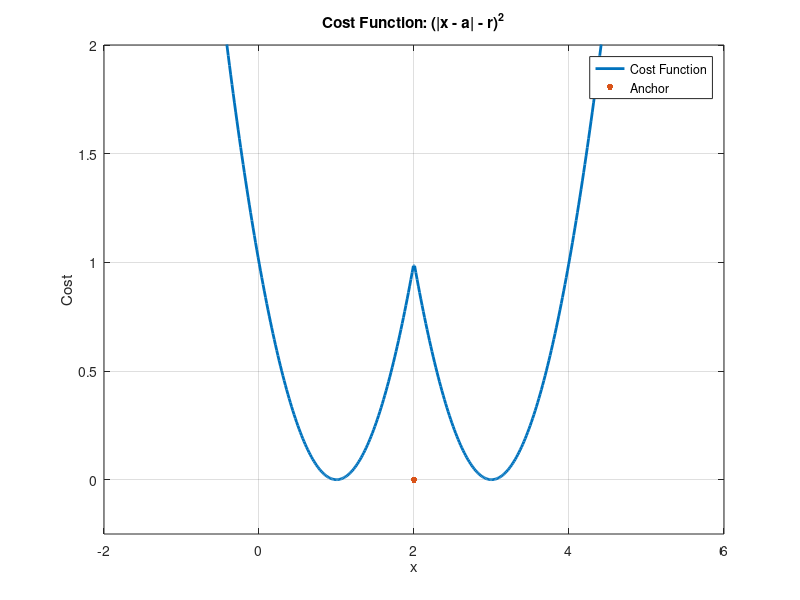
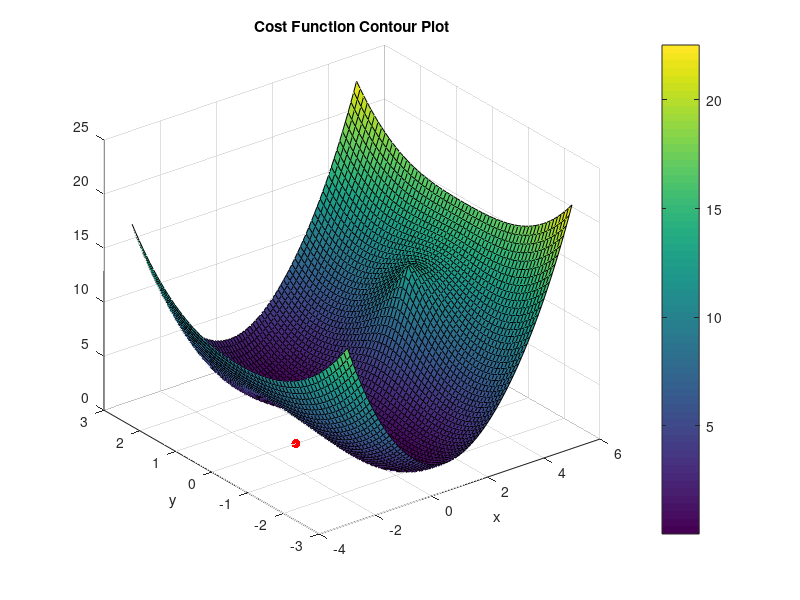
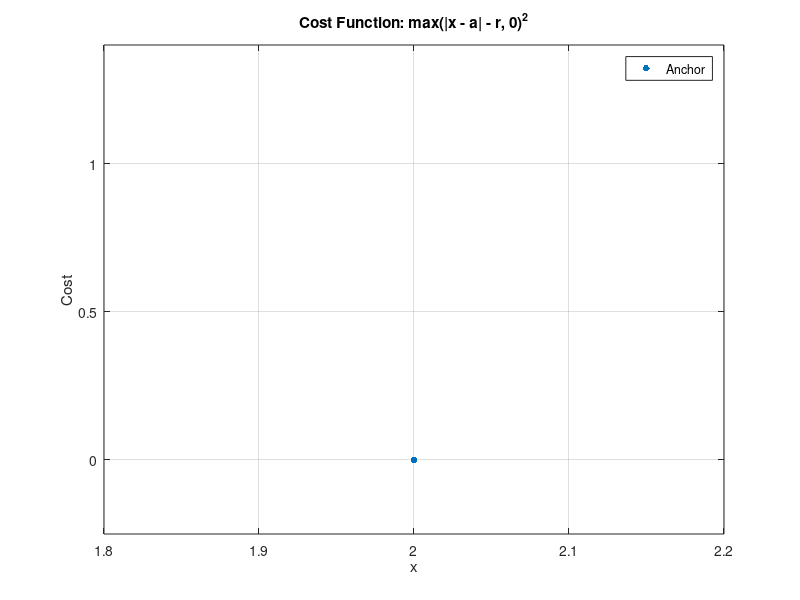
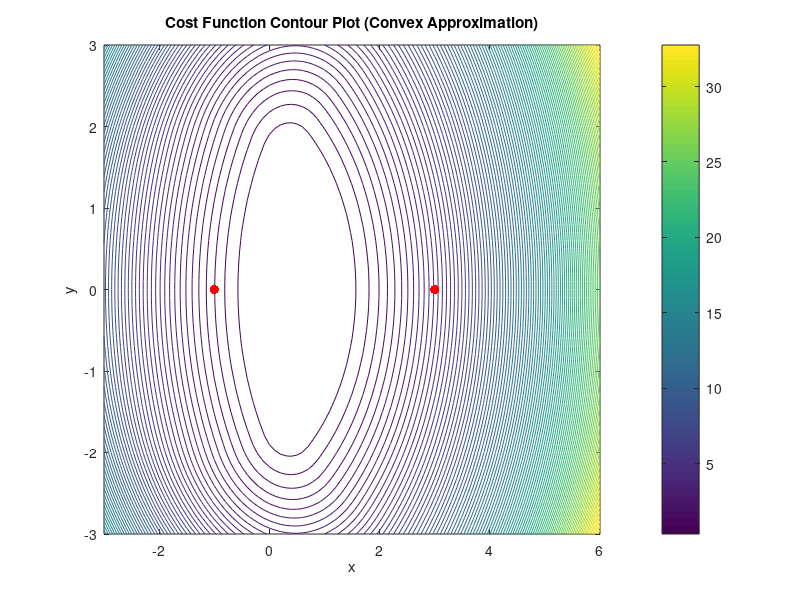

Write MATLAB code to recreate these figures, in order. (Note: this script raises an error after producing the figures.)
% %   OPTIMIZATION AND ALGORITHMS 2023/2024
%  
% %   INSTITUTO SUPERIOR TÉCNICO MEEC
% 
% %   Author: João Castelo Branco, Miguel Lameiras, Rodrigo Faria e Bernardo Soares
% 
% %   This file contains the Matlab resolution of Tasks 1-16 of the course's
% %   project.

%% Task1 
close all;

% Define the anchor location and measured range
a = 2;
r = 1;

% Define a range of x values for plotting
x = linspace(-2, 6, 500);  

% Calculate the cost function: (|x - a| - r)^2
cost = (abs(x - a) - r).^2;

% Plot the cost function
plot(x, cost, 'LineWidth',2,'DisplayName', 'Cost Function');
hold;
plot(2, 0, '.', 'MarkerSize', 15, 'DisplayName', 'Anchor'); % Display an Anchor
set(gca, 'YLim', [-0.25, 2]); % Set Limits on Y Axis
xlabel('x');
ylabel('Cost');
title('Cost Function: (|x - a| - r)^2');
grid on;
legend('Location', 'Best'); % Add Legend
saveas(gcf,"Task1.png");



%% Task2
close all;

% Define anchor locations and range measurements
a1 = [-1, 0];
a2 = [3, 0];
r1 = 2;
r2 = 3;

% Define a grid of x and y values for contour plot
x = -3:0.1:5;
y = -3:0.1:3;
[X, Y] = meshgrid(x, y);

% Initialize the cost function matrix
cost = zeros(size(X));

% Calculate the cost function for each point in the grid
for i = 1:numel(X)
    x_current = [X(i), Y(i)]; % Current (x, y) position
    cost(i) = ((norm(x_current - a1) - r1)^2) + ((norm(x_current - a2) - r2)^2);
end

% Create a contour plot of the cost function
figure;
c = contour(X, Y, cost, 50); % Adjust the number of contour lines as needed
surf(X,Y,cost)
hold on;
plot(a1(1), a1(2), 'r.', 'MarkerSize', 20); % Display an Anchor
plot(a2(1), a2(2), 'r.', 'MarkerSize', 20); % Display an Anchor
xlabel('x');
ylabel('y');
title('Cost Function Contour Plot');
colorbar;
saveas(gcf,"Task2.png");





%% Task3a - Repetition of task 1 with convex approximation
close all;

% Define the anchor location and measured range
a = 2;
r = 1;

% Define a range of x values for plotting
x = linspace(0, 4, 500);

% Calculate the cost function using the convex approximation
cost = max(abs(x - a) - r, 0).^2;

% Plot the cost function
plot(x, cost, 'LineWidth',2,'DisplayName', 'Cost Function');
hold;
plot(a, 0, '.', 'MarkerSize', 15, 'DisplayName', 'Anchor'); % Display an Anchor
set(gca, 'YLim', [-0.25, 1.4]); % Set Limits on Y Axis
xlabel('x');
ylabel('Cost');
title('Cost Function: max(|x - a| - r, 0)^2');
grid on;
legend('Location', 'Best'); % Add Legend
saveas(gcf,"Task3a.png");



%% Task3b - Repetition of task 2 with convex approximation
close all;

% Define anchor locations and range measurements
a1 = [-1, 0];
a2 = [3, 0];
r1 = 2;
r2 = 3;

% Define a grid of x and y values for contour plot
x = -3:0.1:6;
y = -3:0.1:3;
[X, Y] = meshgrid(x, y);

% Initialize the cost function matrix
cost = zeros(size(X));

% Calculate the cost function using the convex approximation
for i = 1:numel(X)
    x_current = [X(i), Y(i)]; % Current (x, y) position
    cost(i) = max(norm(x_current - a1) - r1, 0)^2 + max(norm(x_current - a2) - r2, 0)^2;
end

% Create a contour plot of the cost function
figure;
contour(X, Y, cost, 100); % Adjust the number of contour lines as needed
hold;
plot(a1(1), a1(2), 'r.', 'MarkerSize', 20); % Display an Anchor
plot(a2(1), a2(2), 'r.', 'MarkerSize', 20); % Display an Anchor
xlabel('x');
ylabel('y');
title('Cost Function Contour Plot (Convex Approximation)');
colorbar;
saveas(gcf,"Task3b.png");

%Cost function
figure;
surf(X, Y, cost);
xlabel('x');
ylabel('y');
zlabel('Cost');
title('Cost Function 3D Plot');



%% Task 4a 
close all;

% Define the anchor location and measured range
a = 2;
r = 1;

x = linspace(0, 4, 500);
cost = max(abs(x - a) - r, 0).^2;

% Create CVX variable
cvx_begin quiet
    variable xs(1)
    
    % Define the cost function using the convex approximation
    minimize (square_pos(norm(xs - a) - r))
cvx_end

% Display the results
disp('CVX Solution:');
disp(['Target Position: x = ' num2str(xs) ' ']);

plot(x, cost, 'LineWidth',2,'DisplayName', 'Cost Function');
hold;
plot(xs, 0, '.', 'MarkerSize', 15, 'DisplayName', 'CVX Solution'); % Display an Anchor
set(gca, 'YLim', [-0.25, 2]); % Set Limits on Y Axis
xlabel('x');
ylabel('Cost');
title('Cost Function: (|x - a| - r)^2 Convex Aproximation');
grid on;
legend('Location', 'Best'); % Add Legend
saveas(gcf,"Task4a.png");




%% Task 4b - Solve the 2D localization problem in CVX with convex approximation
close all;

% Define anchor locations and range measurements
a1 = [-1, 0];
a2 = [3, 0];
r1 = 2;
r2 = 3;

% Define a grid of x and y values for contour plot
x = -3:0.1:6;
y = -3:0.1:3;
[X, Y] = meshgrid(x, y);

% Initialize the cost function matrix
cost = zeros(size(X));

% Calculate the cost function using the convex approximation
for i = 1:numel(X)
    x_current = [X(i), Y(i)]; % Current (x, y) position
    cost(i) = max(norm(x_current - a1) - r1, 0)^2 + max(norm(x_current - a2) - r2, 0)^2;
end

% Create CVX variables for the target's 2D position
cvx_begin quiet
    variable xs(2)
    
    % Define the cost function using the convex approximation
    minimize (square_pos(norm(xs - a1') - r1) + square_pos(norm(xs - a2') - r2))
cvx_end

% Display the results
disp('CVX Solution:');
disp(['Target Position (x, y): (' num2str(x(1)) ', ' num2str(x(2)) ')']);

% Create a contour plot of the cost function
figure;
contour(X, Y, cost, 100); % Adjust the number of contour lines as needed
hold;
plot(xs(1), xs(2), 'r.', 'MarkerSize', 20); % Display an Anchor
xlabel('x');
ylabel('y');
title('Cost Function Contour Plot (Convex Approximation)');
colorbar;
saveas(gcf,"Task4b.png");



%% Task 5

% Exercício teórico



%% Task 6

% Exercício teórico



%% Task 7a
% Scenario (i) - Single Anchor
close all;

% Define anchor location and angle in polar coordinates (40 degrees)
a = [-1, 0];
u_angle = deg2rad(40); % Angle in radians

% Create a grid of x and y values for the contour plot
x = -3:0.1:2;
y = -2:0.1:2;
[X, Y] = meshgrid(x, y);

% Initialize the cost function matrix
cost = zeros(size(X));

direction = [cos(u_angle), sin(u_angle)]; % Convert polar angle to direction vector

% Calculate the cost function for each point in the grid
for i = 1:numel(X)
    x_current = [X(i), Y(i)]; % Current (x, y) position
    cost(i) = norm((eye(2) - direction' * direction) * (x_current - a)')^2;
end

% Create a contour plot of the cost function
figure;
contour(X, Y, cost, 100); % Adjust the number of contour lines as needed
%surf(X,Y,cost)
xlabel('x');
ylabel('y');
title('Angular Cost Function Contour Plot - u = 40º');
colorbar;

% Add marker for anchor position
hold on;
quiver(a(1), a(2), direction(1), direction(2), 'b', 'LineWidth', 1, 'MaxHeadSize', 0.5);
plot(a(1), a(2), 'r.', 'MarkerSize', 15);
hold off;

saveas(gcf,"Task7a.png");


%% 7b

% Scenario (ii) - Two Anchors
close all;

% Define anchor locations and angles in polar coordinates (40 degrees and 140 degrees)
a1 = [-1, 0];
a2 = [3, 0];
u1_angle = deg2rad(40); % Angle in radians
u2_angle = deg2rad(140); % Angle in radians

% Create a grid of x and y values for the contour plot
x = -6:0.1:9;
y = -2:0.1:5;
[X, Y] = meshgrid(x, y);

% Initialize the cost function matrix
cost = zeros(size(X));

direction1 = [cos(u1_angle), sin(u1_angle)]; % Convert polar angle to direction vector for u1
direction2 = [cos(u2_angle), sin(u2_angle)]; % Convert polar angle to direction vector for u2

% Calculate the cost function for each point in the grid
for i = 1:numel(X)
    x_current = [X(i), Y(i)]; % Current (x, y) position
    cost1 = norm((eye(2) - direction1' * direction1) * (x_current - a1)')^2;
    cost2 = norm((eye(2) - direction2' * direction2) * (x_current - a2)')^2;
    cost(i) = cost1 + cost2;
end

% Create a contour plot of the cost function
figure;
contour(X, Y, cost, 100); % Adjust the number of contour lines as needed
%surf(X,Y,cost);
xlabel('x');
ylabel('y');
title('Angular Cost Function Contour Plot - u1 = 40º and u2 = 140º');
set(gca, 'YLim', [-2, 5]); % Set Limits on Y Axis
colorbar;

% Add markers for anchor positions
hold on;
quiver(a1(1), a1(2), direction1(1), direction1(2), 'b', 'LineWidth', 1, 'MaxHeadSize', 0.5);
quiver(a2(1), a2(2), direction2(1), direction2(2), 'b', 'LineWidth', 1, 'MaxHeadSize', 0.5);
plot(a1(1), a1(2), 'r.', 'MarkerSize', 15);
plot(a2(1), a2(2), 'r.', 'MarkerSize', 15);
hold off;

saveas(gcf,"Task7b.png");


%% Task 8

clear;

% Define anchor locations and range measurements
a1 = [-1, 0];
a2 = [3, 0];
r1 = 2;
r2 = 3;

% Create CVX variables for the target's 2D position
cvx_begin quiet
    variable x(2)
    
    % Define the cost function using the convex approximation with angular terms
    term1 = square_pos(norm(x - a1') - r1);
    term2 = square_pos(norm(x - a2') - r2);
    angular_term1 = norm((eye(2) - [cosd(40); sind(40)]*[cosd(40) sind(40)])*(x - a1'));
    angular_term2 = norm((eye(2) - [cosd(140); sind(140)]*[cosd(140) sind(140)])*(x - a2'));
    
    minimize (term1 + term2 + angular_term1 + angular_term2)
cvx_end

% Display the results
disp('CVX Solution:');
disp(['Target Position (x, y): (' num2str(x(1)) ', ' num2str(x(2)) ')']);



%% Task 9 and 10 - Trajectory Estimation with Motion

close all;
clear;
clc;

figure;
xlim([-21, 21]);
ylim([-21, 21]);
grid on;
hold on;
xlabel('X (meters)');
ylabel('Y (meters)');
tl1 = title('Generated 2D Trajectory with Anchors');

%%%%%%%%%%%%%%%%%%%%%%%%%%%%%%%%%%%%%%%%%%%%%%%%%%%%%%%%%%%%%%%%%%%%%%%%%%%
% Define the bounding box and scaling factors
x_min = -20;
x_max = 20;
y_min = -20;
y_max = 20;


%%%%%%%%%%%%%%%%%%%%%%%%%%%%%%%%%%%%%%%%%%%%%%%%%%%%%%%%%%%%%%%%%%%%%%%%%%%
% Generate the bounding box vertices
box_vertices = [x_min, y_min; x_min, y_max; x_max, y_min; x_max, y_max];

%%%%%%%%%%%%%%%%%%%%%%%%%%%%%%%%%%%%%%%%%%%%%%%%%%%%%%%%%%%%%%%%%%%%%%%%%%%
% Place static anchors near the box vertices (adjust positions as needed)
anchors = box_vertices - 1 + 2*rand(4, 2);

colors = ["r","g","b","m"];
for i = 1:4
    plot(anchors(i, 1), anchors(i, 2), 'bo', 'MarkerSize', 7, 'MarkerFaceColor', colors(i));
end
% Plot the actual bounding box
rectangle('Position', [x_min, y_min, x_max - x_min, y_max - y_min], 'LineWidth', 0.5);

%%%%%%%%%%%%%%%%%%%%%%%%%%%%%%%%%%%%%%%%%%%%%%%%%%%%%%%%%%%%%%%%%%%%%%%%%%%
% Defining trajectory mandatory points

disp(' ')
disp('Use the mouse to input via points for the reference trajectory.');
disp('Press Space key to end the input.');
disp(' ');
k = 1;


while 1
    [x(k), y(k), button] = ginput(1);
    
    if button == 32 % 32 = Space key
        x(k) = [];  % delete last point acquired when space is pressed
        y(k) = [];  % delete last point acquired when space is pressed
        break
    end

    % Ensure points stay within the bounding box
    x(k) = max(min(x(k), x_max), x_min);
    y(k) = max(min(y(k), y_max), y_min);
    
    plot(x(k), y(k), 'r+', 'Linewidth', 2);
    k = k + 1;
end

drawnow;
disp(' ')
disp(['There are ', num2str(k-1), ' points to interpolate from.'])

%%%%%%%%%%%%%%%%%%%%%%%%%%%%%%%%%%%%%%%%%%%%%%%%%%%%%%%%%%%%%%%%%%%%%%%%%%%
% Trajectory generation using cubic splines

npt = length(x);        % number of via points, including initial and final
nvia = 0:1:npt-1;

csinterp_x = csapi(nvia, x);
csinterp_y = csapi(nvia, y);

T = 100; %number of samples
time = linspace(0, npt-1, T); 
xx = fnval(csinterp_x, time);
yy = fnval(csinterp_y, time);

% Plot the generated trajectory ('real one')
plot(xx, yy, 'ro-');
saveas(gcf,"Task9.png");
%disp("here")
% Simulate target motion and record measurements
sample_rate = 2; % Hz
dt = 1 / sample_rate;
trajectory = [xx; yy];

% Initialize arrays to store measurements
ranges = zeros(T, 4); % Four anchors
angles = zeros(T, 4); % Four anchors
velocities = zeros(2, T);

for t = 1:T
    % Simulate target motion
    if t == 1
        delta_position = trajectory(:, t+1) - trajectory(:, t); %initial speed
        velocity = (delta_position) / dt; 
    elseif t == T 
        delta_position = trajectory(:, t-1) - trajectory(:, t); %final speed
        velocity = (delta_position) / dt;  
    else
        % Compute velocity from consecutive positions
        delta_position = trajectory(:, t+1) - trajectory(:, t-1); %formula 3 do enunciado
        velocity = (delta_position) / (2*dt);
    end
    
    velocities(:, t) = 0.8*velocity; %Set of velocity vectors (0.8 introduces an inconsistency)
    
    % Compute range and angle measurements for each anchor
    for anchor_idx = 1:4
        anchor_position = anchors(anchor_idx, :);
        target_position = trajectory(:, t)';
        delta = target_position - anchor_position;
        range = norm(delta);
        angle = atan2(delta(2), delta(1));
        
        ranges(t, anchor_idx) = range;
        angles(t, anchor_idx) = rad2deg(angle); %save angle in degrees
    end
end

% We saved ranges, angles and velocities

%%%%%%%%%%%%%%%%%%%%%%%%%%%%%%%%%%%%%%%%%%%%%%%%%%%%%%%%%%%%%%%%%%%%%%%%%%%
% Define optimization variables and find optimal trajectory for obtained
% measurements

mu_values = [0.01,0.1,1,10,100,1000];

disp("Solving Task 10...");
for i = 1:6
    disp("Computing Solution for mu = " + string(mu_values(i)) + "...");
    mu = mu_values(i);
    cvx_begin quiet
        variable x(2, T)
        
        % Define the cost function
        cost = 0;
        for t = 1:T
            
            %Range measurements part
            for anchor_idx = 1:4
                anchor_position = anchors(anchor_idx, :);
                delta = x(:, t) - anchor_position';
                range = norm(delta);
                cost = cost + square_pos(range - ranges(t, anchor_idx));
            end
            
            %Velocities part
            if t == T
                veloc = (x(:, t-1) - x(:, t))/dt;
            elseif t == 1
                veloc = (x(:, t+1) - x(:, t))/dt;
            else
                veloc = (x(:, t+1) - x(:, t-1))/(2*dt);
            end
                
            cost = cost + mu * square_pos(norm(veloc - velocities(:, t)));
        end
        
        minimize(cost)  
    cvx_end

    %%%%%%%%%%%%%%%%%%%%%%%%%%%%%%%%%%%%%%%%%%%%%%%%%%%%%%%%%%%%%%%%%%%%%%%%%%%
    % Plot the optimizated trajectory 
    pl = plot(x(1,:),x(2,:),"bx");
    delete(tl1);
    tl = title('Generated 2D Trajectory with Anchors with \mu = ' + string(mu));
    saveas(gcf,"Task10_mu=" + string(mu) + ".png")
    delete(pl);
    delete(tl);
end

hold off;

figure;
hold on;
plot(time,velocities(1,:),"-r","LineWidth",1);
plot(time,velocities(2,:),"-b","LineWidth",1);
plot(time,sqrt(sum(velocities.^2)),"-m","LineWidth",1);
title("Velocities");
xlabel("Time [s]");
ylabel("Velocity [m/s]");
hold off;
legend("x-axis velocity","y-axis velocity","velocity norm");
grid on;
saveas(gcf,'Velocities.png')

figure;
hold on;
plot(time,ranges(:,1),"-r","LineWidth",1);
plot(time,ranges(:,2),"-g","LineWidth",1);
plot(time,ranges(:,3),"-b","LineWidth",1);
plot(time,ranges(:,4),"-m","LineWidth",1);
title("Range Measurements");
xlabel("Time [s]");
ylabel("Distance to Anchor [m]");
hold off;
grid on;
saveas(gcf,'Range_Measurements.png')

figure;
hold on;
plot(time,angles(:,1),"-r","LineWidth",1);
plot(time,angles(:,2),"-g","LineWidth",1);
plot(time,angles(:,3),"-b","LineWidth",1);
plot(time,angles(:,4),"-m","LineWidth",1);
title("Angle Measurements");
xlabel("Time [s]");
ylabel("Angle Measurement [º]");
hold off;
grid on;
saveas(gcf,'Angle_Measurements.png')




%% Task 11
close all;

% Induce inconsistency
inconsistent_velocities = 0.8.*velocities;

%%%%%%%%%%%%%%%%%%%%%%%%%%%%%%%%%%%%%%%%%%%%%%%%%%%%%%%%%%%%%%%%%%%%%%%%%%%
% Define optimization variables and find optimal trajectory for obtained
% measurements and determine range and velocity error calculation

values = [0.01, 0.05, 0.1, 0.5, 1, 5, 10, 50, 100, 1000]; % Values of mu

RE = zeros(1, length(values));
VE = zeros(1, length(values));

disp("Solving Task 11...");
for k = 1:length(values)
    mu = values(k);
    disp("Computing Solution for mu = " + string(mu) + "...");
    
    cvx_begin quiet
        variable x(2, T)

        % Define the cost function
        cost = 0;
        for t = 1:T

            %Range measurements part
            for anchor_idx = 1:4
                anchor_position = anchors(anchor_idx, :);
                delta = x(:, t) - anchor_position';
                range = norm(delta);
                cost = cost + square_pos(range - ranges(t, anchor_idx));
            end

            %Velocities part
            if t == T
                veloc = (x(:, t-1) - x(:, t))/dt;
            elseif t == 1
                veloc = (x(:, t+1) - x(:, t))/dt;
            else
                veloc = (x(:, t+1) - x(:, t-1))/(2*dt);
            end

            cost = cost + mu * square_pos(norm(veloc - inconsistent_velocities(:, t)));
        end

        minimize(cost)  
    cvx_end

    %%%%%%%%%%%%%%%%%%%%%%%%%%%%%%%%%%%%%%%%%%%%%%%%%%%%%%%%%%%%%%%%%%%%%%%%%%%
    % Plot the optimizated trajectory 
    figure(k+1);
    xlim([-21, 21]);
    ylim([-21, 21]);
    grid on;
    hold on;
    xlabel('X (meters)');
    ylabel('Y (meters)');
    title(['Optimization 2D Trajectory for \mu = ', num2str(mu)]);
    plot(anchors(:, 1), anchors(:, 2), 'bo', 'MarkerSize', 7, 'MarkerFaceColor', 'b');
    rectangle('Position', [x_min, y_min, x_max - x_min, y_max - y_min], 'LineWidth', 0.5);
    plot(xx, yy, 'ro-'); %Real Trajectory
    
    for t = 1:T
        plot(x(1, t), x(2, t), 'bx'); %Optimization trajectory
    end

    for i=1:T 
        for anchor_idx = 1:4
            anchor_position = anchors(anchor_idx, :);
            delta = x(:, t) - anchor_position';
            range = norm(delta);
            RE(1, k) = RE(1, k) + (abs((range - ranges(t, anchor_idx))))^2;
        end

        if t == T
            veloc = (x(:, t-1) - x(:, t))/dt;
        elseif t == 1
            veloc = (x(:, t+1) - x(:, t))/dt;
        else
            veloc = (x(:, t+1) - x(:, t-1))/(2*dt);
        end

        VE(1, k) = (norm(veloc - inconsistent_velocities(:, t)))^2;

    end
end

% Plot the Range Error (RE) vs Velocity Error (VE)
figure;
semilogx(RE, VE, 'ro-');
title('2D plot for RE(\mu) vs VE(\mu)');
xlabel('Range Error (RE)');
ylabel('Velocity Error (VE)');
grid on;
axis tight;
saveas(gcf,"Task11.png")



%% Task 12

close all;

%%%%%%%%%%%%%%%%%%%%%%%%%%%%%%%%%%%%%%%%%%%%%%%%%%%%%%%%%%%%%%%%%%%%%%%%%%%
% Add Gaussian white noise to range and velocity measurements
std_dev_range = 0.1; % Standard deviation for range measurements (0.1m)
std_dev_velocity = 0.1 / sqrt(2); % Standard deviation for velocity measurements (0.1/√2 m/s)

noisy_ranges = ranges + std_dev_range * randn(T, 4);
noisy_velocities = velocities + std_dev_velocity * randn(2, T);


%%%%%%%%%%%%%%%%%%%%%%%%%%%%%%%%%%%%%%%%%%%%%%%%%%%%%%%%%%%%%%%%%%%%%%%%%%%
% Define optimization variables and find optimal trajectory for obtained
% measurements

mu = 0; % Value of mu. We gonna test it for mu=0 and mu=1

disp("Solving Task 12...");
while mu < 2
    cvx_begin quiet
        disp("Computing Solution for mu = " + string(mu) + "...");
        variable x(2, T)
        

        % Define the cost function
        cost = 0;
        for t = 1:T

            %Range measurements part
            for anchor_idx = 1:4
                anchor_position = anchors(anchor_idx, :);
                delta = x(:, t) - anchor_position';
                range = norm(delta);
                cost = cost + square_pos(range - noisy_ranges(t, anchor_idx));
            end

            %Velocities part
            if t == T
                veloc = (x(:, t-1) - x(:, t))/dt;
            elseif t == 1
                veloc = (x(:, t+1) - x(:, t))/dt;
            else
                veloc = (x(:, t+1) - x(:, t-1))/(2*dt);
            end

            cost = cost + mu * square_pos(norm(veloc - noisy_velocities(:, t)));
        end

        minimize(cost)  
    cvx_end

    %%%%%%%%%%%%%%%%%%%%%%%%%%%%%%%%%%%%%%%%%%%%%%%%%%%%%%%%%%%%%%%%%%%%%%%%%%%
    % Plot the optimizated trajectory 
    figure;
    xlim([-21, 21]);
    ylim([-21, 21]);
    grid on;
    hold on;
    xlabel('X (meters)');
    ylabel('Y (meters)');
    title(['Optimization 2D Trajectory for \mu = ', num2str(mu)]);
    plot(anchors(:, 1), anchors(:, 2), 'bo', 'MarkerSize', 7, 'MarkerFaceColor', 'b');
    rectangle('Position', [x_min, y_min, x_max - x_min, y_max - y_min], 'LineWidth', 0.5);
    plot(xx, yy, 'ro-'); %Real Trajectory


    for t = 1:T
        plot(x(1, t), x(2, t), 'bx'); %Optimized trajectory
    end
    
    % Compute the global mean navigation error (MNE)
    mean_navigation_error = 0;
    for t = 1:T
        error_at_t = norm(x(:, t) - trajectory(:, t));
        mean_navigation_error = mean_navigation_error + error_at_t;
    end
    mean_navigation_error = (1 / T) * mean_navigation_error;

    % Display the global mean navigation error
    fprintf('\nGlobal Mean Navigation Error (MNE)for u = %.0f: %f\n', mu, mean_navigation_error);

    mu = mu + 1;
end





%% Task 13

% Define parameters
clear;
close all;
clc;

% Define the bounding box
x_min = -20;  % Minimum x-coordinate
x_max = 20;   % Maximum x-coordinate
y_min = -20;  % Minimum y-coordinate
y_max = 20;   % Maximum y-coordinate

% Plot the bounding box
rectangle('Position', [x_min, y_min, x_max - x_min, y_max - y_min], 'EdgeColor', 'r', 'LineWidth', 2);


% Define the single anchor position
anchor_x = (x_max - x_min) + x_min;  % Randomly place the anchor within the bounding box
anchor_y = 20;  % Place the anchor at y = 20

anchor = [anchor_x, anchor_y];  % Create a 2D coordinate for the anchor

% Plot the single anchor
plot(anchor_x, anchor_y, 'go', 'MarkerSize', 10, 'MarkerFaceColor', 'g');
hold on 

% Illustrate the bounding box
x_in = [x_min, x_max, x_max, x_min, x_min];
y_in = [y_min, y_min, y_max, y_max, y_min];
plot(x_in, y_in, 'b-', 'LineWidth', 2);

% Set axis limits to match the bounding box
axis([x_min - 5, x_max + 5, y_min - 5, y_max + 5]);

% Generate the trajectory
disp('Use the mouse to input via points for the reference trajectory');
disp('Press the Space key to end the input');
button = 1;
k = 1;

while 1 
    [x(k), y(k), button] = ginput(1);
    if button == 32 % 32 = Space key
        x(k) = [];  % delete last point acquired when space is pressed
        y(k) = [];  % delete last point acquired when space is pressed
        break
    end
    plot(x(k), y(k), 'r+');
    k = k + 1;
end

% If more than two points are selected
if k-1 > 2 
    disp('ERROR: Maximum of 2 points for a linear trajectory');
    close all;
    return
end

drawnow;
disp([num2str(k - 1), ' points to interpolate from']);

% Generating the trajectory
npt = length(x);        % Number of via points, including initial and final
nvia = 0:1:npt - 1;     % Array to store the indices of the via points 
csinterp_x = csapi(nvia, x);    % Smooth lines that connect the via points 
csinterp_y = csapi(nvia, y);     
time = linspace(0, npt - 1, 50);   % Generate 50 points from 0 to 2
xx = fnval(csinterp_x, time);
yy = fnval(csinterp_y, time);

x0 = [xx(1),yy(1)]; % Initial position

plot(xx, yy, 'mo');
saveas(gcf,"Task13.png")

% Simulate target motion and record measurements
T = length(time); %number of samples
sample_rate = 2; % Hz
dt = 1 / sample_rate;
trajectory = [xx; yy];

% Initialize arrays to store measurements
ranges = zeros(T, 1); % Now only 1 anchor
range_rates = zeros(T, 1);
angles = zeros(T, 1);
directions = zeros(2,T);

% Compute Velocity - Constant in a linear trajectory
velocity = [(xx(end) - xx(1))/(T),(yy(end) - yy(1))/(T)];

for t = 1:T       
    % Compute range and angle measurements for one anchor    
    target_position = trajectory(:, t)';
    delta = target_position - anchor;
    range = norm(delta);
    angle = atan2(delta(2), delta(1));
    ranges(t, 1) = range;
    
    %Just to check if the measurements are ok
    angles(t, 1) = rad2deg(angle);  
    
    %Compute the direction from the anchor pointing towards the target
    directions(:,t) = [cos(angle), sin(angle)];  %Angle already in radians
    range_rates(t)= dot(velocity,directions(:, t));        
end

%%%%%%%%%%%%%%%%%%%%%%%%%%%%%%%%%%%%%%%%%%%%%%%%%%%%%%%%%%%%%%%%%%%%%%%%%%%
% Add Gaussian white noise to range and range rate measurements
std_dev_range = 0.1; % Standard deviation for range measurements (0.1m)
std_dev_range_rates = 0.1/sqrt(2);

noisy_ranges = ranges + std_dev_range * randn(T, 1);
noisy_range_rates = range_rates + std_dev_range_rates * randn(T, 1);
%%%%%%%%%%%%%%%%%%%%%%%%%%%%%%%%%%%%%%%%%%%%%%%%%%%%%%%%%%%%%%%%%%%%%%%%%%%

% Create a figure
figure;

% Subplot 1: Range Measurements
subplot(2, 1, 1);

% Plot the true and noisy range measurements
plot(time, ranges, 'b', 'DisplayName', 'Range (True)');
hold on;
plot(time, noisy_ranges, 'g', 'DisplayName', 'Range (Noisy)');
hold off;

title('Range Measurements');
xlabel('Time');
ylabel('Range');
legend;

% Subplot 2: Range Rate Measurements
subplot(2, 1, 2);

% Plot the true and noisy range rate measurements
plot(time, range_rates, 'r', 'DisplayName', 'Range Rate (True)');
hold on;
plot(time, noisy_range_rates, 'm', 'DisplayName', 'Range Rate (Noisy)');
hold off;

title('Range Rate Measurements');
xlabel('Time');
ylabel('Range Rate');
legend;


%% Task 14

close all;

nu = 1e3;

% Define anchor locations 
a = anchor;

% Define a grid of x and y values for contour plot
vx = -3.5:0.1:3.5;
vy = -3.5:0.1:3.5;
[Vx, Vy] = meshgrid(vx, vy);

% Initialize the cost function matrix
cost = zeros(size(Vx));

% Calculate the cost function 
for i = 1:numel(Vx)
    v_current = [Vx(i), Vy(i)]; % Current velocity
    for t = 1:T
        rhat = norm(x0 + v_current.*t - a);
        shat = dot(v_current, x0 + v_current.*t - a)/ rhat;
        cost(i) = cost(i) + (rhat - noisy_ranges(t))^2 + nu*(shat - noisy_range_rates(t))^2;
    end
end 

% Create a contour plot of the cost function
figure;
contour(Vx, Vy, cost, 300); % Adjust the number of contour lines as needed
hold on;
plot(velocity(1),velocity(2), 'r.', 'MarkerSize', 20); % Plot Real velocity
xlabel('x');
ylabel('y');
title('Cost Function Contour Plot');
colorbar;
saveas(gcf,"Task14.png");
hold off;

%% Task 15

%Exercicio Teorico 

%% Task 16
close all;

% Initial velocity estimate
initial_velocity = [0, -1];

% Set the desired step size tolerance (adjust this value as needed)
func_tolerance = 1e-3;

% Set up options for the Levenberg-Marquardt algorithm
options = optimoptions('lsqnonlin', 'Algorithm', 'levenberg-marquardt', 'Display', 'iter', 'FunctionTolerance', func_tolerance, 'OutputFcn', @output_function);

% Define the objective funtion to minimize
objective_function = @(velocity) cost_function(velocity, x0, a, noisy_ranges, noisy_range_rates, nu);

% Use LM algorithm to find the optimized velocity
predicted_velocity = lsqnonlin(objective_function, initial_velocity, [], [], options);

% Display the optimized velocity
disp('Predicted Velocity:');
disp(predicted_velocity);

% Evaluate the cost function at the optimized parameters
minimum_cost = cost_function(predicted_velocity, x0, a, noisy_ranges, noisy_range_rates, nu);
disp(['Minimum Cost Value: ', num2str(minimum_cost)]);

% Define the cost funtion
function total_cost = cost_function(velocity, x0, a, noisy_ranges, noisy_range_rates, nu)
    % Initialize total cost
    total_cost = 0;
    
    % Loop over all time instants
    T = length(noisy_ranges);
    for t = 1:T
        % Calculate the estimated range and range rate
        rhat = norm(x0 + velocity * t - a);
        shat = dot(velocity, x0 + velocity * t - a) / rhat;
        
        % Compute the squared differences and add them to the total cost
        cost_t = (rhat - noisy_ranges(t))^2 + nu * (shat - noisy_range_rates(t))^2;
        total_cost = total_cost + cost_t;
    end
end

% Output function to collect optimization information
function stop = output_function(x, optimValues, state)
    persistent iter
    persistent cost_values
    persistent gradient_norm_values
    
    % Initialize data on the first iteration
    if isempty(iter)
        iter = [];
        cost_values = [];
        gradient_norm_values = [];
    end
    
    % Store iteration count, cost value, and gradient norm
    iter = [iter; optimValues.iteration];
    cost_values = [cost_values; optimValues.residual];
    gradient_norm_values = [gradient_norm_values; norm(optimValues.gradient)];
    
    % Check if the optimization has completed
    if strcmp(state, 'done')
        % Create a logarithmic y-axis plot for cost
        figure;
        subplot(2, 1, 1);
        semilogy(iter, cost_values, '-or');
        title('Convergence of Cost Function');
        xlabel('Iteration');
        ylabel('Cost Function');
        grid on
        
        % Create a logarithmic y-axis plot for gradient norm
        subplot(2, 1, 2);
        semilogy(iter, gradient_norm_values, '-o');
        title('Convergence of Gradient Norm');
        xlabel('Iteration');
        ylabel('Gradient Norm');
        grid on;
        
        stop = true; % Terminate optimization

        saveas(gcf,"Task16.png");
    else
        stop = false;
    end
end

%EOF
